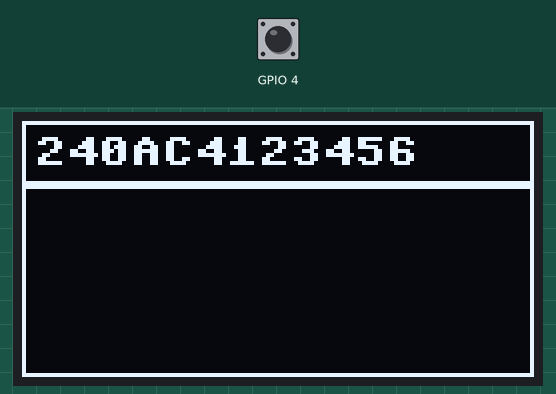
This program was run on a simulated ESP8266 board running MicroPython. On the bench: 128×64 one-colour display. Inputs (shaded band) come from the test bench; at power-on: GPIO 4 HIGH. No MQTT or app messages arrive unless stated; what the program prints to the serial console is not drawn.

Above: at 0.3 s.

The program:

mqtt2.py
```python
import time
import machine
import network
import ubinascii
import ssd1306
import json
from umqtt.simple import MQTTClient

from mqtt_config import config


class Announce:
    MQTT_BROKER = config['broker']
    MQTT_SUB = config['topic_root']
    MQTT_APP = config['topic_app']
    MQTT_SYS = config['topic_sys']

    ESP_DEVICE = config['platform']

    if ESP_DEVICE == 'ESP01':
        PIN_LED = 2
        PIN_BTN = 0
    elif ESP_DEVICE == 'ESP12':
        PIN_LED = 5  # D1
        PIN_BTN = 4  # D2
    else:
        print('Unknown device [{}]'.format(ESP_DEVICE))

    def __init__(self):
        self.mac = self.get_mac()

        self.mqtt_sub = ''.join([self.MQTT_SUB, '/', self.mac])
        self.mqtt_pub = ''.join([self.MQTT_SUB, '/', self.MQTT_APP])
        self.mqtt_pub_sys = ''.join([self.MQTT_SUB, '/', self.MQTT_SYS])

        self.mqtt = self.init_mqtt()
        self.display = self.init_oled()
        self.led = self.init_led()

        self.rtc = machine.RTC()
        self.init_rtc()

        self.btn = self.init_btn()
        self.prev_btn_press = time.ticks_ms()

    def init_led(self):
        led = machine.Pin(self.PIN_LED, machine.Pin.OUT)
        led.on()
        return led

    def init_btn(self):
        btn = machine.Pin(self.PIN_BTN, machine.Pin.IN, machine.Pin.PULL_UP)  # D2
        btn.irq(trigger=machine.Pin.IRQ_RISING | machine.Pin.IRQ_FALLING, handler=self.btn_pushed)
        return btn

    def init_rtc(self):
        pub_data = {}
        pub_data['mac'] = self.mac
        pub_data['cmd'] = 'RTC'
        self.mqtt.publish(self.mqtt_pub_sys, json.dumps(pub_data))

    def init_oled(self):
        oled_width = 128
        oled_height = 64
        oled_dc = 2   # D4
        oled_rst = 5  # D1
        oled_cs = 0   # D3

        SPI_MODE = 1  # hardware SPI

        # MOSI = D7
        # CLK = D5

        spi = machine.SPI(SPI_MODE, baudrate=8000000, polarity=0, phase=0)
        oled = ssd1306.SSD1306_SPI(oled_width, oled_height, spi, machine.Pin(oled_dc), machine.Pin(oled_rst), machine.Pin(oled_cs))
        oled.contrast(128)
        oled.fill(0)
        oled.rect(0, 0, oled_width, oled_height, 1)
        oled.hline(0, 15, 128, 1)
        oled.hline(0, 16, 128, 1)
        oled.text(self.mqtt_sub.split('/')[1], 3, 4)
        oled.show()
        return oled

    def init_mqtt(self):
        client = MQTTClient(self.mac, self.MQTT_BROKER)
        client.set_callback(self.mqtt_process_sub)
        client.set_last_will(self.mqtt_pub_sys, '{{"mac":"{}","cmd":"STATUS","sys":"OFFLINE"}}'.format(self.mac))
        time.sleep(0.1)
        client.connect()
        client.subscribe(self.mqtt_sub)
        return client

    @staticmethod
    def get_mac():
        # mac = ubinascii.hexlify(network.WLAN().config('mac'), ':').decode().upper()
        mac = ubinascii.hexlify(network.WLAN().config('mac')).decode().upper()
        return mac

    def mqtt_process_sub(self, topic, msg):
        channel = topic.decode("utf-8")
        payload = msg.decode("utf-8")
        print("{}: {}".format(channel, payload))

        data = json.loads(payload)
        if 'led' in data:  # {"led":"ON"}
            self.update_display(['led', ' ' + data['led']])
            if data['led'] == 'ON':
                self.led.off()
            elif data['led'] == 'OFF':
                self.led.on()
        elif 'cmd' in data:  # {"cmd":"STATUS"}
            self.update_display(['cmd', ' ' + data['cmd']])
            if data['cmd'] == 'STATUS':
                pub_data = {}
                pub_data['mac'] = self.mac
                pub_data['cmd'] = 'STATUS'
                # pub_data['time'] = ':'.join(map(str, self.rtc.datetime()))
                if self.led.value():
                    pub_data['led'] = 'OFF'
                else:
                    pub_data['led'] = 'ON'

                self.mqtt.publish(self.mqtt_pub_sys, json.dumps(pub_data))
        elif 'time' in data:  # {"time":"2017:8:23:1:12:48:0:0"}
            self.update_display(['time', ' ' + data['time']])
            # temp_time = tuple(int(x) for x in data['time'].split(':'))
            temp_time = tuple(map(int, data['time'].split(':')))
            time.sleep(0.1)
            # print(temp_time)
            # self.rtc.datetime((2017, 8, 23, 1, 12, 48, 0, 0))
            self.rtc.datetime(temp_time)

    def update_display(self, msg_list):
        line = 20
        self.display.fill_rect(1, 17, 126, 46, 0)
        for msg in msg_list:
            self.display.text(msg, 3, line)
            line += 9
        self.display.show()

    def btn_pushed(self, p):
        state = p.value()
        if state:  # Button UP
            self.prev_btn_press = time.ticks_ms()
        else:  # Button DOWN
            curr_time = time.ticks_ms()
            delta = time.ticks_diff(curr_time, self.prev_btn_press)
            self.prev_btn_press = time.ticks_ms()

            if delta > 20:  # Ignore any triggers < 20ms
                # self.led.value(not self.led.value())
                pub_data = {}
                pub_data['mac'] = self.mac
                pub_data['time'] = ':'.join(map(str, self.rtc.datetime()))

                if self.led.value():
                    pub_data['cmd'] = 'HELP'
                else:
                    pub_data['cmd'] = 'CANCEL'

                self.mqtt.publish(self.mqtt_pub, json.dumps(pub_data))

    def start(self):
        print('Listening for {}...'.format(self.mqtt_sub))
        try:
            while True:
                self.mqtt.check_msg()
                time.sleep(1)
        except KeyboardInterrupt:
            pass
        finally:
            self.mqtt.disconnect()


if __name__ == '__main__':
    announce = Announce()
    announce.start()

# TODO: Timer pub on announce/system for heartbeat with mac & status payload
# TODO: move to announce_esp
# TODO: add security (user/pwd/cert?)
# TODO: deepsleep mode
# TODO: disable REPL in production mode
# TODO: add LED effects:  all on/all flash fast/all flash slow/round robin sequence/alt corner sequence/corner flash 1 LED
# TODO: round robin flash LEDs on loss of network
# TODO: crashing on loss of network?
# TODO: add exception handling and publish log message to system on error
# TODO: flash LEDs on loss of broker connection
# TODO: corner flash 1 LED if battery is low
# TODO: Add buzzer?
# TODO: mqqt keepalive setting?
# TODO: add hardware reset button?
# TODO: status call to ESP-01 currently turns off LED
```

mqtt_config.py
```python
# MQTT configuration
config = {
    'platform': 'ESP12',
    'broker': '192.168.1.166',
    'topic_sub': 'test/junk',
    'topic_pub': 'test/stuff',
    'topic_root': 'assist',
    'topic_app': 'notify',
    'topic_sys': 'system',
}
```
